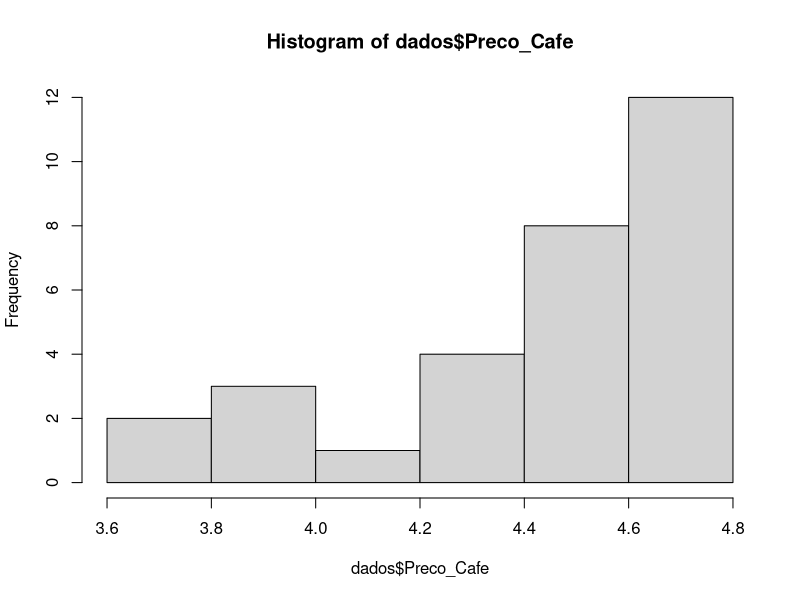
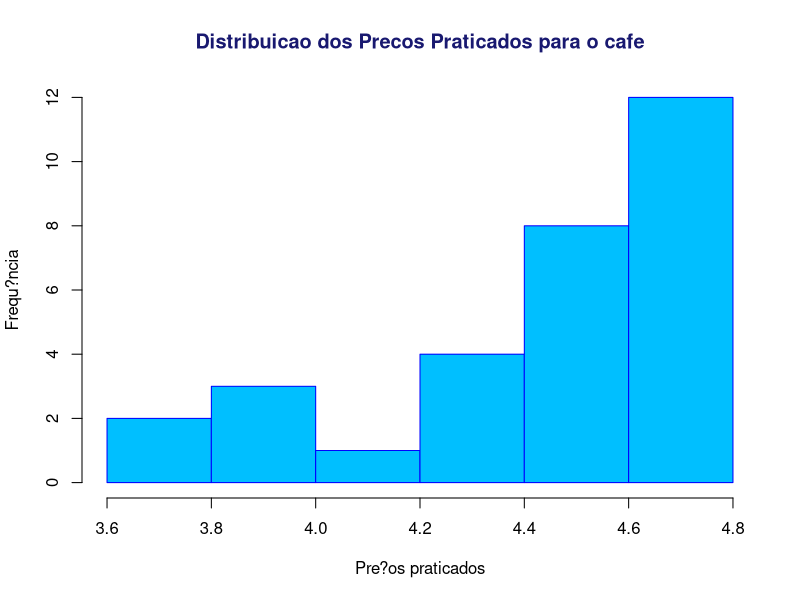
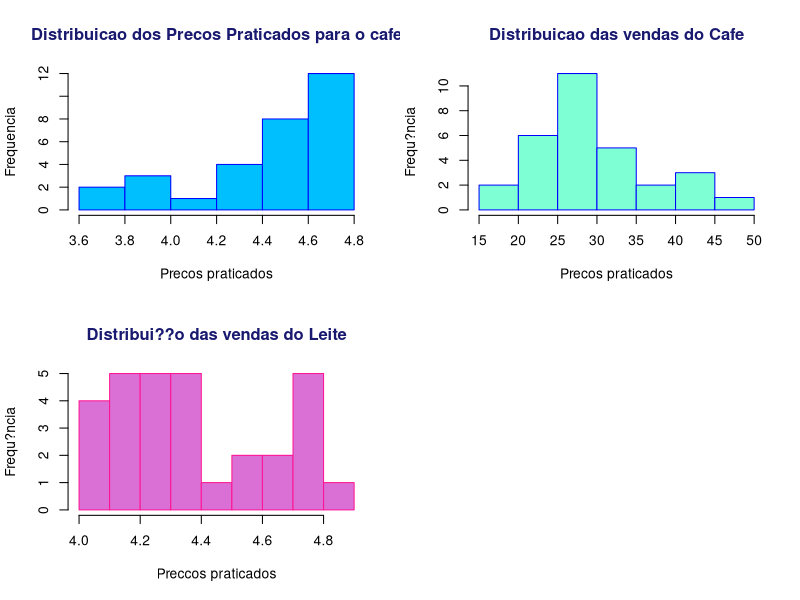
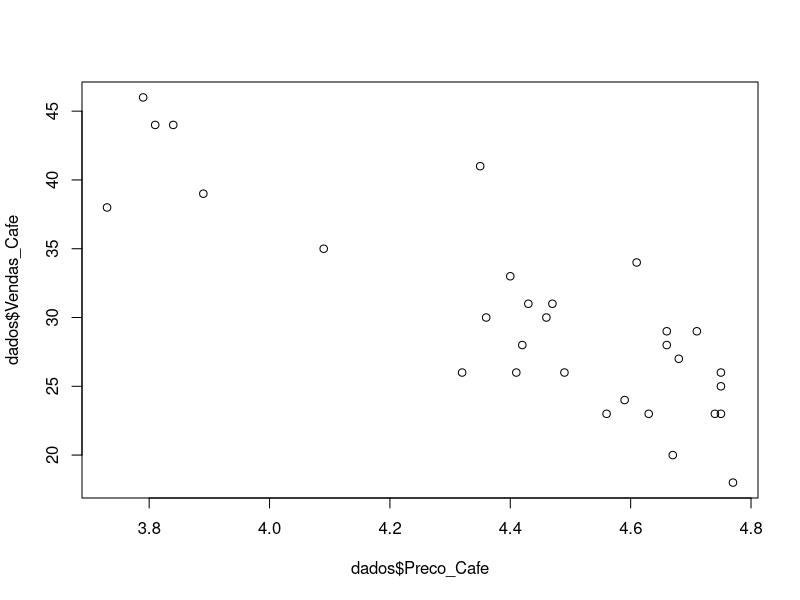
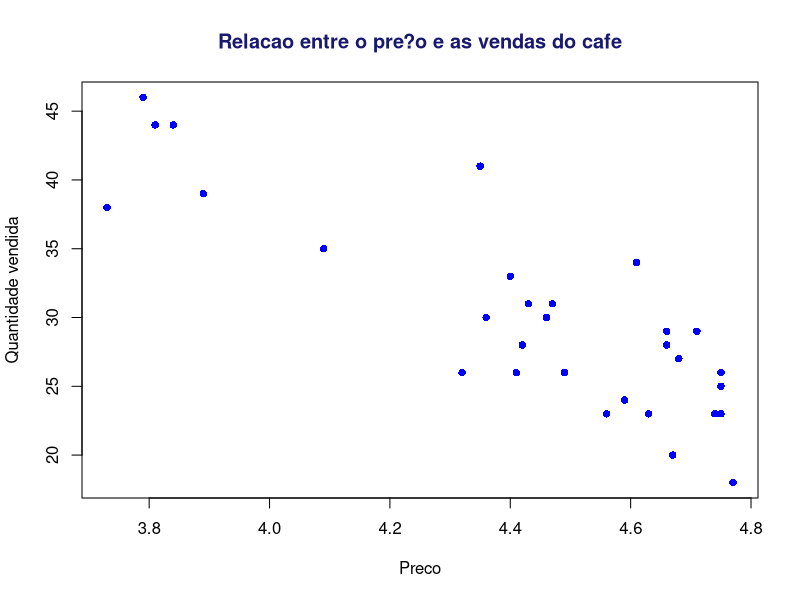
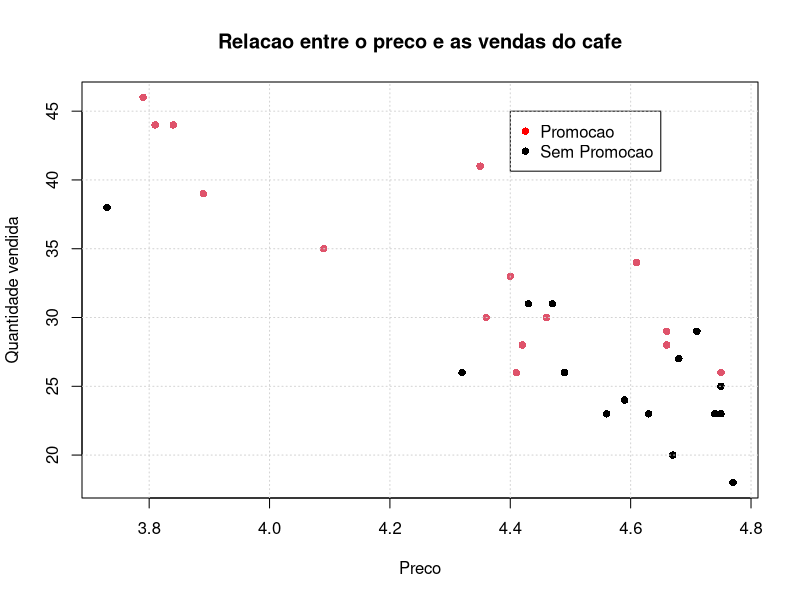
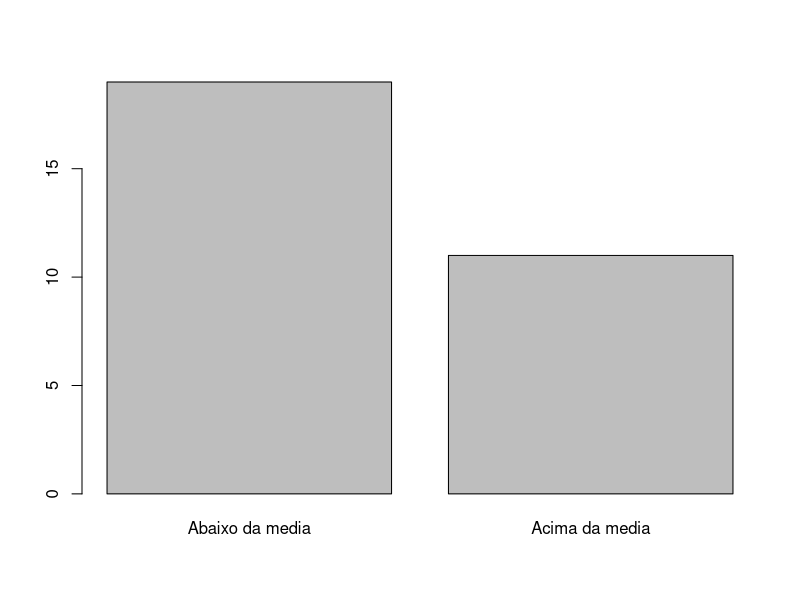
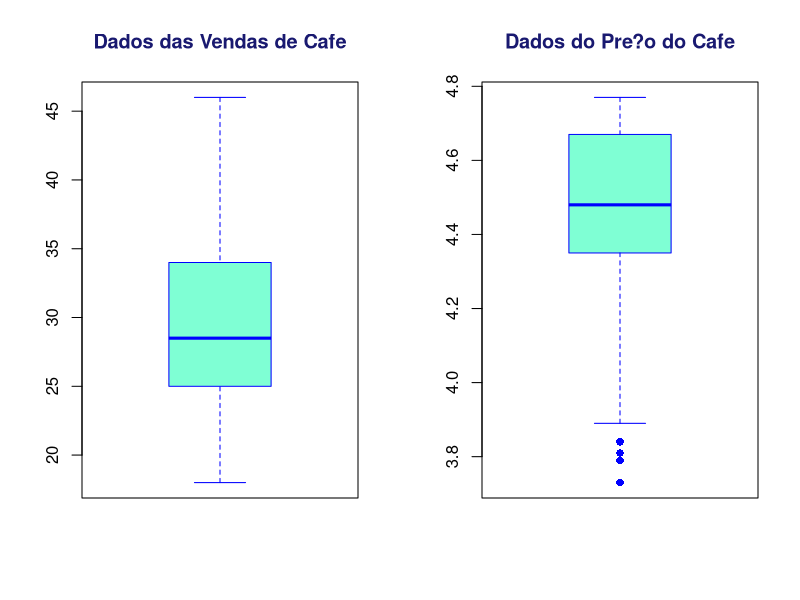

Write the R code that produced these figures, in order.
#Bootcamp - Cientista de dados - IGTI

#Capitulo 1 - Analise exploratoria de dados com recursos nativos do R.

#Iniciaremos criando um dataframe contendo o historico de vendas de cafe.

dados <- data.frame(Vendas_Cafe = c(18, 20, 23, 23, 23, 23, 24, 25, 26, 26, 26, 26, 
                                     27, 28, 28, 
                                     29, 29, 30, 30, 31, 31, 33, 34, 35, 38, 39, 41, 44, 44, 46),
                    Preco_Cafe = c(4.77, 4.67, 4.75, 4.74, 4.63, 4.56, 4.59, 4.75, 4.75, 
                                   4.49, 4.41, 4.32, 4.68, 4.66, 4.42, 4.71, 4.66, 4.46, 4.36, 4.47, 
                                   4.43, 
                                   4.4, 4.61, 4.09, 3.73, 3.89, 4.35, 3.84, 3.81, 3.79),
                    Promocao = c("Nao", "Nao", "Nao", "Nao", "Nao", "Nao", "Nao", 
                                 "Nao", "Sim", 
                                 "Nao", "Sim", "Nao", "Nao", "Sim", "Sim", "Nao", "Sim", 
                                 "Sim", 
                                 "Sim", "Nao", "Nao", "Sim", "Sim", "Sim", "Nao", "Sim", 
                                 "Sim", 
                                 "Sim", "Sim", "Sim"),
                    Preco_Leite = c(4.74, 4.81, 4.36, 4.29, 4.17, 4.66, 4.73, 4.11, 4.21, 
                                    4.25, 
                                    4.62, 4.53, 4.44, 4.19, 4.37, 4.29, 4.57, 4.21, 4.77, 4, 
                                    4.31, 
                                    4.34, 4.05, 4.73, 4.07, 4.75, 4, 4.15, 4.34, 4.15))

# Utilizaremos o comando head para vermos os primeiros dados do dataframe.
head(dados)

# Utilizaremos $ para selecionar variaveis especificas dentro do nosso conjunto de dados.
summary(dados$Preco_Cafe)
#  Min. 1st Qu.  Median    Mean 3rd Qu.    Max. 
# 3.730   4.353   4.480   4.426   4.668   4.770 

summary(dados$Vendas_Cafe)
# Min. 1st Qu.  Median    Mean 3rd Qu.    Max. 
#18.00   25.25   28.50   30.00   33.75   46.00 

summary(dados$Preco_Leite)
#Min. 1st Qu.  Median    Mean 3rd Qu.    Max. 
#4.000   4.175   4.325   4.374   4.607   4.810

# Utilizaremos o comando summary para verificarmos a estatistica descritiva de todas as variaveis dos nossos dados.
summary(dados)

# Para verificarmos qual e o desvio padrao dos nossos dados, usaremos o comendo sd.
sd(dados$Preco_Cafe)
# 0.3220568
# Ou seja, o preco medio do cafe e 4.43 e o desvio padrao e 0.32.

sd(dados$Vendas_Cafe)
# 7.310833
# A media de quantidade de unidades vendidas de cafe e 30.00 e o desvio padrao ? 7.31

sd(dados$Preco_Leite)
# 0.2558082
# O pre?o medio do leite ? 4.37 e o desvio padraao ? 0.25

# Utilizaremos um grafico do tipo histograma para visualizarmos a variavel Preco_Cafe
hist(dados$Preco_Cafe)

"Como customizar o histograma: 
col = cor.
border = contorno das colunas.
main = T?tulo principal do histograma.
col.main = cor do t?tulo do gr?fico.
xlab = T?tulo do eixo x.
ylab = T?tulo do eixo y."

hist(dados$Preco_Cafe,
     col = "DeepSkyBlue",border = "blue",
     main = "Distribuicao dos Precos Praticados para o cafe", col.main = "MidnightBlue",
     xlab = "Pre?os praticados",
     ylab = "Frequ?ncia")

"Se quisermos ver todos os histogramas na mesma pagina, distribuidos em 2 linhas e 2 colunas, 
precisamos utilizar o comando par para particionar os gr?ficos. Desta forma, conseguiremos analisar 
os tres histogramas em uma unica visualizacao."

par(mfrow=c(2,2))
hist(dados$Preco_Cafe,
     col = 'DeepSkyBlue', border = "blue",
     main = "Distribuicao dos Precos Praticados para o cafe", col.main = "MidnightBlue",
     xlab = "Precos praticados",
     ylab = "Frequencia")
hist(dados$Vendas_Cafe,
     col = 'Aquamarine', border = "blue",
     main = "Distribuicao das vendas do Cafe", col.main = "MidnightBlue",
     xlab = "Precos praticados",
     ylab = "Frequ?ncia")
hist(dados$Preco_Leite,
     col = 'Orchid', border = "DeepPink",
     main = "Distribui??o das vendas do Leite", col.main = "MidnightBlue",
     xlab = "Preccos praticados",
     ylab = "Frequ?ncia")

#Para sairmos deste modo de visualizacao, basta inserir o comando dev.off.
dev.off()

# Relacionando os dados do preco do cafe com os dados de vendas do cafe.
plot(x = dados$Preco_Cafe,
     y = dados$Vendas_Cafe)

# Personalizando a plotagem:
# pch = tipo de "bolinha".
plot(x = dados$Preco_Cafe,
     y = dados$Vendas_Cafe,
     pch = 16,
     col = 'blue', border = "blue",
     xlab = 'Preco',
     ylab = "Quantidade vendida",
     main = "Relacao entre o pre?o e as vendas do cafe", col.main = "MidnightBlue",)

# Colorindo os pontos de quando teve promo??o
plot(x = dados$Preco_Cafe,
     y = dados$Vendas_Cafe,
     pch = 16,
     col = factor(dados$Promocao),
     xlab = 'Preco',
     ylab = "Quantidade vendida",
     main = "Relacao entre o preco e as vendas do cafe")

# Add legenda
legend(x=4.4, y=45,
       c("Promocao", "Sem Promocao"),
       col = c("red", "black"),
       pch = c(16,16))

# Para add linhas ao grafico, utilize grid().
grid()

# Criar uma nova variavel que informar? Se a quantidade vendida esta acima ou abaixo da media.
media <- mean(dados$Vendas_Cafe)

"Se as vendas do cafe estiverem acima da media, imprimir: Acima da Media, caso contrario, 
imprimir: Abaixo da media"

variavel <- ifelse(dados$Vendas_Cafe > media,
                   "Acima da media",
                   "Abaixo da media")

# Transformar a variavel em fator.
variavel <- factor(variavel)

# Plotando a variavel.
plot(variavel)

# Mostrar a quantidade de vendas abaixo da media e a quantidade de vendas acima da media.
table(variavel)
# Abaixo da media  Acima da media 
#19              11

# Boxplot das vendas
par(mfrow=c(1,2))
boxplot(dados$Vendas_Cafe,
        col = "Aquamarine", border = "blue",
        pch = 16,
        main = "Dados das Vendas de Cafe", col.main = "MidnightBlue")

# Boxplot do preco do cafe.
boxplot(dados$Preco_Cafe,
        col = "Aquamarine", border = "blue",
        pch = 16,
        main = "Dados do Pre?o do Cafe", col.main = "MidnightBlue")
dev.off()

# Comparando quando houve e quando nao houve promocao.
boxplot(dados$Vendas_Cafe~dados$Promocao,
        col = "blue", border = "black",
        pch = 16,
        xlab = "Promo??o",
        ylab = "Vendas",
        main = "Vendas COM promocao vs Vendas SEM promocao",col.main = "MidnightBlue")
